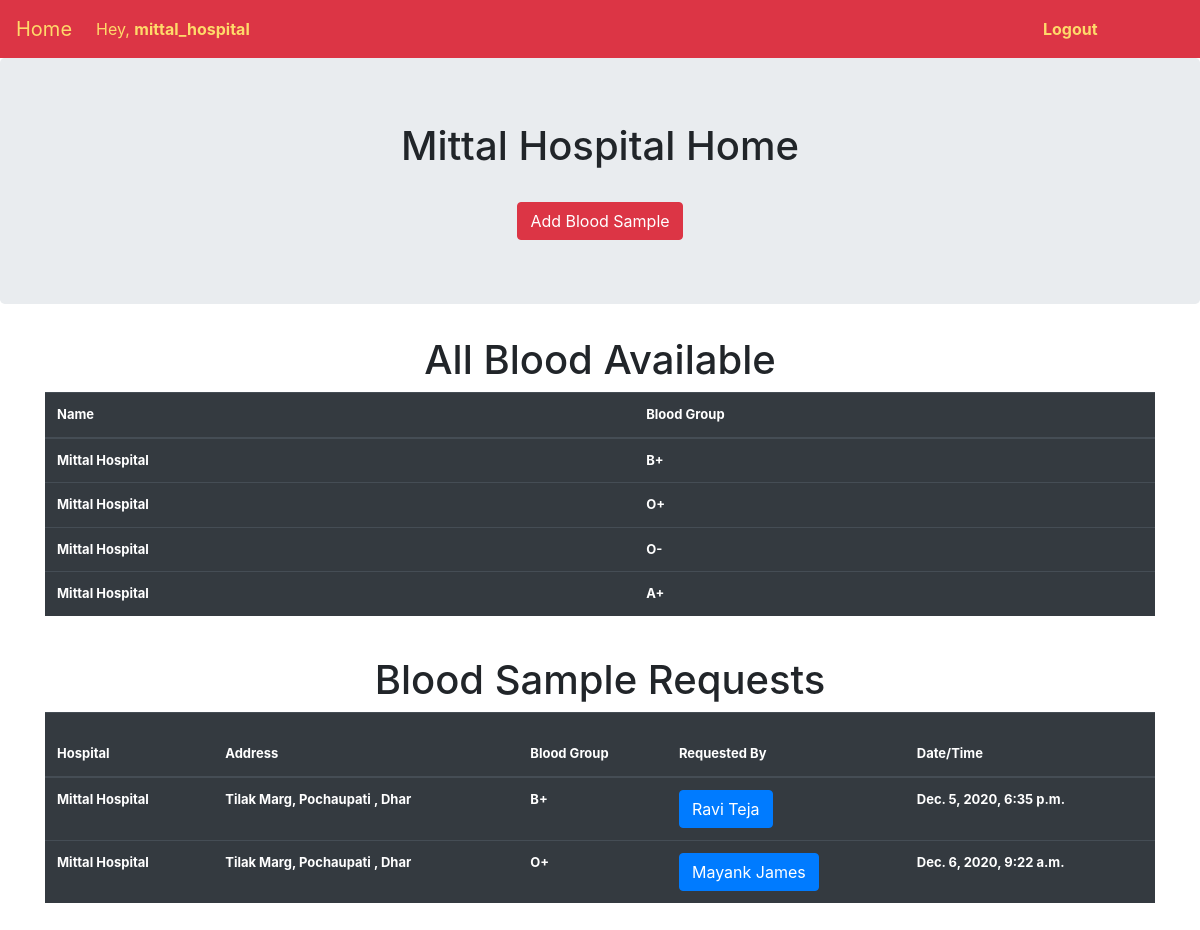
The app's page / (signed in) with its own data.
### bank/models.py (models this page shows, shortened)
class Hospital(models.Model):
	user = models.ForeignKey(User, on_delete = models.CASCADE)
	name = models.CharField(max_length = 200)
	street = models.CharField(max_length = 300)
	city = models.CharField(max_length=100)
	pin = models.PositiveIntegerField()
	blood_group = models.ForeignKey(Blood,on_delete = models.PROTECT, blank=True,null=True)
	is_hospital = models.BooleanField(default = True)
	is_requested = models.BooleanField(default = False)

class Blood(models.Model):
	blood_group = models.CharField(choices = BLOOD_GROUP,max_length= 20)
	def __str__(self):
		return self.blood_group

class Request(models.Model):
	receiver = models.ForeignKey(Receiver, on_delete = models.PROTECT)
	hospital = models.ForeignKey(Hospital, on_delete = models.PROTECT)
	date = models.DateTimeField(auto_now_add=True)
	is_approved = models.BooleanField(default = False)

class Receiver(models.Model):
	user = models.ForeignKey(User, on_delete = models.CASCADE)
	name = models.CharField(max_length = 200)
	age =  models.PositiveIntegerField()
	gender = models.CharField(choices = GENDER,max_length = 10)
	street = models.CharField(max_length = 300)
	city = models.CharField(max_length=100)
	pin = models.PositiveIntegerField()
	blood_group = models.CharField(choices = BLOOD_GROUP, max_length =20)
	is_receiver = models.BooleanField(default = True)

### bank/views.py (the view, shortened to what this page needs)
# urls.py: path("",views.home, name="home"),
def home(request):
    if request.user.is_authenticated:
        if Hospital.objects.filter(user = request.user):
            hospitals = Hospital.objects.filter(user = request.user)
            current_hospital = Hospital.objects.filter(user = request.user)[0]
            hospital_requests = Request.objects.filter(hospital__id__in = Hospital.objects.filter(name = current_hospital.name))
            return render(request, "hospital_home.html", {"hospital_requests" : hospital_requests, "hospitals"  : hospitals})

### bank/templates/hospital_home.html (shortened to what this page needs)
<!DOCTYPE html>
<html>
<head>
	<link rel="stylesheet" href="https://cdn.jsdelivr.net/npm/bootstrap@4.5.3/dist/css/bootstrap.min.css">
</head>
<body>
<nav style="color:white" style="" class="navbar navbar-expand-lg navbar-dark bg-danger">
  <a style="color:#feda6a" class="navbar-brand" href="/"> <span style="color:#feda6a">Home</span> </a>
  <div class="collapse navbar-collapse" id="navbarTogglerDemo03">
    <ul class="navbar-nav mr-auto mt-2 mt-lg-0">
      {% if user.is_authenticated %}
      <li  class="nav-item">
        <a class="nav-link " href=""><span style="color:#feda6a">Hey, <b>{{user.username}}</b> </span></a>
      </li>
      {% endif %}
    </ul>
    {% if user.is_authenticated %}
    <ul class="navbar-nav" >
      <li class=" nav-item " style="margin-left : -150px">  <a class="nav-link  btn btn-outline-default my-2 my-sm-0 " href="logout"><span style="color:#feda6a"><b>Logout</b></span> </a></li>
    </ul>
    {% endif %}
  </div>
</nav>
<div class="jumbotron">
  <h1  align="center">{{hospitals.last.name}} Home</h1>
  <br>
<div align="center"> <a  align="center" class="btn btn-danger" href="add-blood-details">Add Blood Sample</a></div>
</div>
<h1 align="center">All Blood Available</h1>
{% if hospitals and hospitals.last.blood_group is not None %}
<div class="container">
  <table class="table table-dark container">
  <thead>
    <tr>
      <th class="head" scope="col">Name </th>
      <th class="head" scope="col">Blood Group</th>
    </tr>
  </thead>
  <tbody>
      {% for hospital in hospitals %}
        {% if hospital.blood_group is not None or hospital.blood_group is not null   and hospital.is_requested != True %}
          <tr>
      <th scope="col">{{hospital.name}} </th>
      <th scope="col">{{hospital.blood_group}}</th>
    </tr>
        {% endif %}
    {% endfor %}
  </tbody>
</table>
</div>
{% else %}
<h5 align="center">No entry available for blood available</h5>
{% endif %}
<br>
<h1 align="center"> Blood Sample Requests</h1>
{%if hospital_requests %}
  <div class="container">
<table class="table table-dark container">
  <thead>
    <tr>
      <th class="head" scope="col"><br>Hospital</br></th>
      <th class="head" scope="col">Address</th>
      <th class="head" scope="col">Blood Group</th>
      <th class="head" scope="col">Requested By</th>
      <th class="head" scope="col">Date/Time</th>
    </tr>
  </thead>
  <tbody>
      {% for request in hospital_requests %}
        <tr>
      <th scope="col">{{request.hospital.name}}</th>
      <th scope="col">{{request.hospital.street}} , {{request.hospital.city}}</th>
      <th scope="col">{{request.hospital.blood_group}}</th>
      <th scope="col"><button class="btn btn-primary">{{request.receiver.name}}</button></th>
      <th scope="col">{{request.date}}</th>
    </tr>
    {% endfor %}
  </tbody>
</table>
  </div>
{% else %}
  <h5 align="center">No entry available for blood request</h5>
{% endif %}
<br><br>
</body>
</html>

### bank/templates/hospital_home.html (style rules this page uses)
th { font-size: 13px; }

### records on screen
Hospital: last.name "Mittal Hospital", name "Mittal Hospital", blood_group "A+"
Hospital: name "Mittal Hospital", blood_group "B+"
Hospital: name "Mittal Hospital", blood_group "O+"
Hospital: name "Mittal Hospital", blood_group "O-"
Request: hospital.name "Mittal Hospital", hospital.street "Tilak Marg, Pochaupati", hospital.city "Dhar", hospital.blood_group "B+", receiver.name "Ravi Teja", date "Dec. 5, 2020, 6:35 p.m."
Request: hospital.name "Mittal Hospital", hospital.street "Tilak Marg, Pochaupati", hospital.city "Dhar", hospital.blood_group "O+", receiver.name "Mayank James", date "Dec. 6, 2020, 9:22 a.m."

### other values on screen
{{ user.username }} "mittal_hospital"
